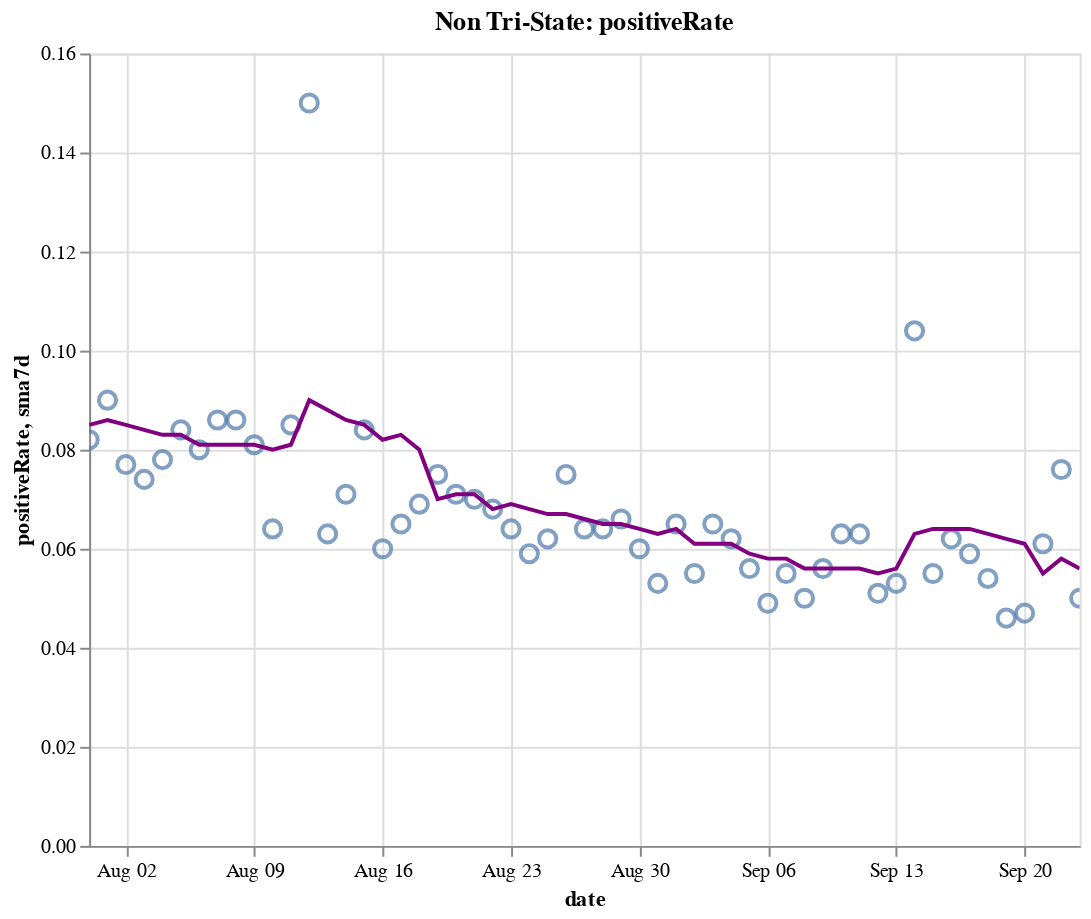

Notebook code for this chart:
### Code cell
create_plot(non_tristate, 'positiveRate')

### Figure 1 — Vega-Lite specification as saved in the notebook (floating-point values rounded to 4 significant figures)
{"config": {"view": {"continuousWidth": 400, "continuousHeight": 300}}, "layer": [{"layer": [{"mark": {"type": "point", "size": 75}, "encoding": {"tooltip": [{"type": "temporal", "field": "date"}, {"type": "quantitative", "field": "positiveRate"}, {"type": "quantitative", "field": "sma7d"}], "x": {"type": "temporal", "field": "date"}, "y": {"type": "quantitative", "field": "positiveRate"}}, "selection": {"selector016": {"type": "interval", "bind": "scales", "encodings": ["x", "y"]}}}, {"mark": {"type": "line", "color": "purple"}, "encoding": {"x": {"type": "temporal", "field": "date"}, "y": {"type": "quantitative", "field": "sma7d"}}}]}, {"mark": {"type": "rule", "color": "#aaa"}, "encoding": {"x": {"type": "temporal", "field": "date"}}, "transform": [{"filter": {"selection": "selector015"}}]}, {"mark": "circle", "encoding": {"opacity": {"condition": {"value": 1, "selection": "selector015"}, "value": 0}, "tooltip": [{"type": "temporal", "field": "date"}, {"type": "quantitative", "field": "positiveRate"}, {"type": "quantitative", "field": "sma7d"}], "x": {"type": "temporal", "field": "date"}, "y": {"type": "quantitative", "field": "positiveRate"}}, "selection": {"selector015": {"type": "single", "encodings": ["x"], "on": "mouseover", "nearest": true, "empty": "none"}}}, {"mark": {"type": "text", "align": "left", "dx": 5, "dy": -5, "stroke": "white", "strokeWidth": 2}, "encoding": {"text": {"type": "quantitative", "field": "positiveRate"}, "tooltip": [{"type": "temporal", "field": "date"}, {"type": "quantitative", "field": "positiveRate"}, {"type": "quantitative", "field": "sma7d"}], "x": {"type": "temporal", "field": "date"}, "y": {"type": "quantitative", "field": "positiveRate"}}, "transform": [{"filter": {"selection": "selector015"}}]}, {"mark": {"type": "text", "align": "left", "dx": 5, "dy": -5}, "encoding": {"text": {"type": "quantitative", "field": "positiveRate"}, "tooltip": [{"type": "temporal", "field": "date"}, {"type": "quantitative", "field": "positiveRate"}, {"type": "quantitative", "field": "sma7d"}], "x": {"type": "temporal", "field": "date"}, "y": {"type": "quantitative", "field": "positiveRate"}}, "transform": [{"filter": {"selection": "selector015"}}]}], "data": {"name": "data-9bba529784ebdb3ce5411f91b16f8ccc"}, "height": 400, "title": "Non Tri-State: positiveRate", "width": 500, "$schema": "https://vega.github.io/schema/vega-lite/v4.8.1.json", "datasets": {"data-9bba529784ebdb3ce5411f91b16f8ccc": [{"date": "2020-07-31T00:00:00", "totalTestResultsIncrease": 807300.0, "positiveIncrease": 66150.0, "death": 100000.0, "deathIncrease": 1295.0, "positiveRate": 0.082, "state": "Non Tri-State", "sma7d": 0.085}, {"date": "2020-08-01T00:00:00", "totalTestResultsIncrease": 668800.0, "positiveIncrease": 59980.0, "death": 101200.0, "deathIncrease": 1164.0, "positiveRate": 0.09, "state": "Non Tri-State", "sma7d": 0.086}, {"date": "2020-08-02T00:00:00", "totalTestResultsIncrease": 595600.0, "positiveIncrease": 45960.0, "death": 101700.0, "deathIncrease": 486.0, "positiveRate": 0.077, "state": "Non Tri-State", "sma7d": 0.085}, {"date": "2020-08-03T00:00:00", "totalTestResultsIncrease": 660000.0, "positiveIncrease": 48650.0, "death": 102200.0, "deathIncrease": 502.0, "positiveRate": 0.074, "state": "Non Tri-State", "sma7d": 0.084}, {"date": "2020-08-04T00:00:00", "totalTestResultsIncrease": 652600.0, "positiveIncrease": 50720.0, "death": 103400.0, "deathIncrease": 1241.0, "positiveRate": 0.078, "state": "Non Tri-State", "sma7d": 0.083}, {"date": "2020-08-05T00:00:00", "totalTestResultsIncrease": 607100.0, "positiveIncrease": 51220.0, "death": 104800.0, "deathIncrease": 1335.0, "positiveRate": 0.084, "state": "Non Tri-State", "sma7d": 0.083}, {"date": "2020-08-06T00:00:00", "totalTestResultsIncrease": 660700.0, "positiveIncrease": 53090.0, "death": 106000.0, "deathIncrease": 1238.0, "positiveRate": 0.08, "state": "Non Tri-State", "sma7d": 0.081}, {"date": "2020-08-07T00:00:00", "totalTestResultsIncrease": 703300.0, "positiveIncrease": 60200.0, "death": 107300.0, "deathIncrease": 1313.0, "positiveRate": 0.086, "state": "Non Tri-State", "sma7d": 0.081}, {"date": "2020-08-08T00:00:00", "totalTestResultsIncrease": 613900.0, "positiveIncrease": 52640.0, "death": 108400.0, "deathIncrease": 1075.0, "positiveRate": 0.086, "state": "Non Tri-State", "sma7d": 0.081}, {"date": "2020-08-09T00:00:00", "totalTestResultsIncrease": 611300.0, "positiveIncrease": 49770.0, "death": 109000.0, "deathIncrease": 604.0, "positiveRate": 0.081, "state": "Non Tri-State", "sma7d": 0.081}, {"date": "2020-08-10T00:00:00", "totalTestResultsIncrease": 638600.0, "positiveIncrease": 41110.0, "death": 109400.0, "deathIncrease": 417.0, "positiveRate": 0.064, "state": "Non Tri-State", "sma7d": 0.08}, {"date": "2020-08-11T00:00:00", "totalTestResultsIncrease": 644500.0, "positiveIncrease": 54470.0, "death": 110700.0, "deathIncrease": 1307.0, "positiveRate": 0.085, "state": "Non Tri-State", "sma7d": 0.081}, {"date": "2020-08-12T00:00:00", "totalTestResultsIncrease": 366000.0, "positiveIncrease": 54950.0, "death": 112200.0, "deathIncrease": 1495.0, "positiveRate": 0.15, "state": "Non Tri-State", "sma7d": 0.09}, {"date": "2020-08-13T00:00:00", "totalTestResultsIncrease": 801600.0, "positiveIncrease": 50290.0, "death": 113400.0, "deathIncrease": 1145.0, "positiveRate": 0.063, "state": "Non Tri-State", "sma7d": 0.088}, {"date": "2020-08-14T00:00:00", "totalTestResultsIncrease": 763500.0, "positiveIncrease": 54220.0, "death": 114600.0, "deathIncrease": 1199.0, "positiveRate": 0.071, "state": "Non Tri-State", "sma7d": 0.086}, {"date": "2020-08-15T00:00:00", "totalTestResultsIncrease": 659400.0, "positiveIncrease": 55140.0, "death": 115800.0, "deathIncrease": 1200.0, "positiveRate": 0.084, "state": "Non Tri-State", "sma7d": 0.085}, {"date": "2020-08-16T00:00:00", "totalTestResultsIncrease": 701600.0, "positiveIncrease": 41870.0, "death": 116400.0, "deathIncrease": 611.0, "positiveRate": 0.06, "state": "Non Tri-State", "sma7d": 0.082}, {"date": "2020-08-17T00:00:00", "totalTestResultsIncrease": 563800.0, "positiveIncrease": 36790.0, "death": 116800.0, "deathIncrease": 394.0, "positiveRate": 0.065, "state": "Non Tri-State", "sma7d": 0.083}, {"date": "2020-08-18T00:00:00", "totalTestResultsIncrease": 574400.0, "positiveIncrease": 39820.0, "death": 118000.0, "deathIncrease": 1178.0, "positiveRate": 0.069, "state": "Non Tri-State", "sma7d": 0.08}, {"date": "2020-08-19T00:00:00", "totalTestResultsIncrease": 588800.0, "positiveIncrease": 43940.0, "death": 119400.0, "deathIncrease": 1402.0, "positiveRate": 0.075, "state": "Non Tri-State", "sma7d": 0.07}, {"date": "2020-08-20T00:00:00", "totalTestResultsIncrease": 605400.0, "positiveIncrease": 42940.0, "death": 120500.0, "deathIncrease": 1122.0, "positiveRate": 0.071, "state": "Non Tri-State", "sma7d": 0.071}, {"date": "2020-08-21T00:00:00", "totalTestResultsIncrease": 648200.0, "positiveIncrease": 45480.0, "death": 121600.0, "deathIncrease": 1109.0, "positiveRate": 0.07, "state": "Non Tri-State", "sma7d": 0.071}, {"date": "2020-08-22T00:00:00", "totalTestResultsIncrease": 666400.0, "positiveIncrease": 45160.0, "death": 122600.0, "deathIncrease": 1023.0, "positiveRate": 0.068, "state": "Non Tri-State", "sma7d": 0.068}, {"date": "2020-08-23T00:00:00", "totalTestResultsIncrease": 571000.0, "positiveIncrease": 36740.0, "death": 123200.0, "deathIncrease": 563.0, "positiveRate": 0.064, "state": "Non Tri-State", "sma7d": 0.069}, {"date": "2020-08-24T00:00:00", "totalTestResultsIncrease": 568300.0, "positiveIncrease": 33520.0, "death": 123500.0, "deathIncrease": 333.0, "positiveRate": 0.059, "state": "Non Tri-State", "sma7d": 0.068}, {"date": "2020-08-25T00:00:00", "totalTestResultsIncrease": 570700.0, "positiveIncrease": 35420.0, "death": 124600.0, "deathIncrease": 1138.0, "positiveRate": 0.062, "state": "Non Tri-State", "sma7d": 0.067}, {"date": "2020-08-26T00:00:00", "totalTestResultsIncrease": 570400.0, "positiveIncrease": 43020.0, "death": 125900.0, "deathIncrease": 1280.0, "positiveRate": 0.075, "state": "Non Tri-State", "sma7d": 0.067}, {"date": "2020-08-27T00:00:00", "totalTestResultsIncrease": 665500.0, "positiveIncrease": 42760.0, "death": 127000.0, "deathIncrease": 1116.0, "positiveRate": 0.064, "state": "Non Tri-State", "sma7d": 0.066}, {"date": "2020-08-28T00:00:00", "totalTestResultsIncrease": 706600.0, "positiveIncrease": 45410.0, "death": 128000.0, "deathIncrease": 1011.0, "positiveRate": 0.064, "state": "Non Tri-State", "sma7d": 0.065}, {"date": "2020-08-29T00:00:00", "totalTestResultsIncrease": 663000.0, "positiveIncrease": 43520.0, "death": 129100.0, "deathIncrease": 1005.0, "positiveRate": 0.066, "state": "Non Tri-State", "sma7d": 0.065}, {"date": "2020-08-30T00:00:00", "totalTestResultsIncrease": 645700.0, "positiveIncrease": 38510.0, "death": 129500.0, "deathIncrease": 463.0, "positiveRate": 0.06, "state": "Non Tri-State", "sma7d": 0.064}, {"date": "2020-08-31T00:00:00", "totalTestResultsIncrease": 571700.0, "positiveIncrease": 30020.0, "death": 129900.0, "deathIncrease": 357.0, "positiveRate": 0.053, "state": "Non Tri-State", "sma7d": 0.063}, {"date": "2020-09-01T00:00:00", "totalTestResultsIncrease": 635000.0, "positiveIncrease": 41220.0, "death": 130900.0, "deathIncrease": 1018.0, "positiveRate": 0.065, "state": "Non Tri-State", "sma7d": 0.064}, {"date": "2020-09-02T00:00:00", "totalTestResultsIncrease": 540600.0, "positiveIncrease": 29490.0, "death": 131900.0, "deathIncrease": 1015.0, "positiveRate": 0.055, "state": "Non Tri-State", "sma7d": 0.061}, {"date": "2020-09-03T00:00:00", "totalTestResultsIncrease": 667200.0, "positiveIncrease": 43350.0, "death": 133000.0, "deathIncrease": 1055.0, "positiveRate": 0.065, "state": "Non Tri-State", "sma7d": 0.061}, {"date": "2020-09-04T00:00:00", "totalTestResultsIncrease": 802200.0, "positiveIncrease": 50120.0, "death": 133900.0, "deathIncrease": 986.0, "positiveRate": 0.062, "state": "Non Tri-State", "sma7d": 0.061}, {"date": "2020-09-05T00:00:00", "totalTestResultsIncrease": 776500.0, "positiveIncrease": 43780.0, "death": 134900.0, "deathIncrease": 909.0, "positiveRate": 0.056, "state": "Non Tri-State", "sma7d": 0.059}, {"date": "2020-09-06T00:00:00", "totalTestResultsIncrease": 659500.0, "positiveIncrease": 32080.0, "death": 135300.0, "deathIncrease": 436.0, "positiveRate": 0.049, "state": "Non Tri-State", "sma7d": 0.058}, {"date": "2020-09-07T00:00:00", "totalTestResultsIncrease": 504200.0, "positiveIncrease": 27830.0, "death": 135500.0, "deathIncrease": 221.0, "positiveRate": 0.055, "state": "Non Tri-State", "sma7d": 0.058}, {"date": "2020-09-08T00:00:00", "totalTestResultsIncrease": 416800.0, "positiveIncrease": 20970.0, "death": 135900.0, "deathIncrease": 341.0, "positiveRate": 0.05, "state": "Non Tri-State", "sma7d": 0.056}, {"date": "2020-09-09T00:00:00", "totalTestResultsIncrease": 536600.0, "positiveIncrease": 30000.0, "death": 136900.0, "deathIncrease": 1073.0, "positiveRate": 0.056, "state": "Non Tri-State", "sma7d": 0.056}, {"date": "2020-09-10T00:00:00", "totalTestResultsIncrease": 574400.0, "positiveIncrease": 36180.0, "death": 138100.0, "deathIncrease": 1154.0, "positiveRate": 0.063, "state": "Non Tri-State", "sma7d": 0.056}, {"date": "2020-09-11T00:00:00", "totalTestResultsIncrease": 688000.0, "positiveIncrease": 43340.0, "death": 139100.0, "deathIncrease": 1002.0, "positiveRate": 0.063, "state": "Non Tri-State", "sma7d": 0.056}, {"date": "2020-09-12T00:00:00", "totalTestResultsIncrease": 800000.0, "positiveIncrease": 40790.0, "death": 139900.0, "deathIncrease": 804.0, "positiveRate": 0.051, "state": "Non Tri-State", "sma7d": 0.055}, {"date": "2020-09-13T00:00:00", "totalTestResultsIncrease": 626400.0, "positiveIncrease": 33430.0, "death": 140300.0, "deathIncrease": 379.0, "positiveRate": 0.053, "state": "Non Tri-State", "sma7d": 0.056}, {"date": "2020-09-14T00:00:00", "totalTestResultsIncrease": 312000.0, "positiveIncrease": 32380.0, "death": 140700.0, "deathIncrease": 391.0, "positiveRate": 0.104, "state": "Non Tri-State", "sma7d": 0.063}, {"date": "2020-09-15T00:00:00", "totalTestResultsIncrease": 619900.0, "positiveIncrease": 34110.0, "death": 141700.0, "deathIncrease": 1011.0, "positiveRate": 0.055, "state": "Non Tri-State", "sma7d": 0.064}, {"date": "2020-09-16T00:00:00", "totalTestResultsIncrease": 628500.0, "positiveIncrease": 38850.0, "death": 142900.0, "deathIncrease": 1184.0, "positiveRate": 0.062, "state": "Non Tri-State", "sma7d": 0.064}, {"date": "2020-09-17T00:00:00", "totalTestResultsIncrease": 706300.0, "positiveIncrease": 41870.0, "death": 143700.0, "deathIncrease": 856.0, "positiveRate": 0.059, "state": "Non Tri-State", "sma7d": 0.064}, {"date": "2020-09-18T00:00:00", "totalTestResultsIncrease": 856700.0, "positiveIncrease": 46070.0, "death": 144600.0, "deathIncrease": 883.0, "positiveRate": 0.054, "state": "Non Tri-State", "sma7d": 0.063}, {"date": "2020-09-19T00:00:00", "totalTestResultsIncrease": 955300.0, "positiveIncrease": 44090.0, "death": 145300.0, "deathIncrease": 735.0, "positiveRate": 0.046, "state": "Non Tri-State", "sma7d": 0.062}, {"date": "2020-09-20T00:00:00", "totalTestResultsIncrease": 744600.0, "positiveIncrease": 34980.0, "death": 145600.0, "deathIncrease": 322.0, "positiveRate": 0.047, "state": "Non Tri-State", "sma7d": 0.061}, {"date": "2020-09-21T00:00:00", "totalTestResultsIncrease": 621000.0, "positiveIncrease": 38010.0, "death": 145900.0, "deathIncrease": 281.0, "positiveRate": 0.061, "state": "Non Tri-State", "sma7d": 0.055}, {"date": "2020-09-22T00:00:00", "totalTestResultsIncrease": 629300.0, "positiveIncrease": 48120.0, "death": 146800.0, "deathIncrease": 842.0, "positiveRate": 0.076, "state": "Non Tri-State", "sma7d": 0.058}, {"date": "2020-09-23T00:00:00", "totalTestResultsIncrease": 736900.0, "positiveIncrease": 36800.0, "death": 147900.0, "deathIncrease": 1126.0, "positiveRate": 0.05, "state": "Non Tri-State", "sma7d": 0.056}]}}
